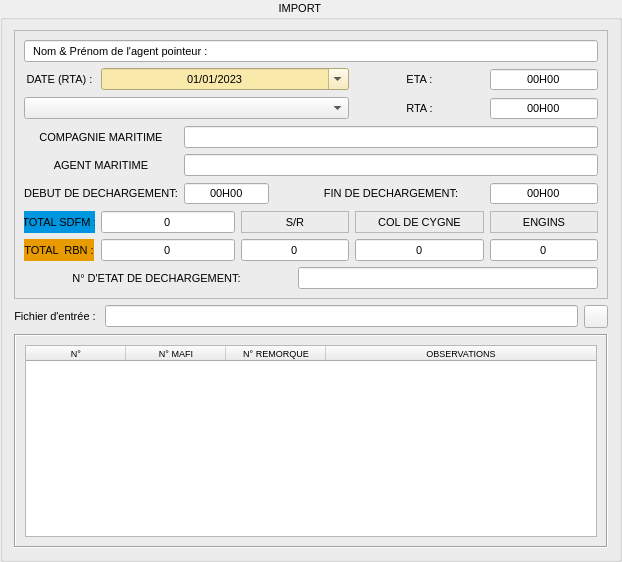
        <widget class="QGroupBox" name="groupBox_3">
         <property name="font">
          <font>
           <family>MS Shell Dlg 2</family>
           <pointsize>8</pointsize>
           <weight>50</weight>
           <bold>false</bold>
          </font>
         </property>
         <property name="styleSheet">
          <string notr="true"/>
         </property>
         <property name="title">
          <string>                                  IMPORT                                         </string>
         </property>
         <property name="alignment">
          <set>Qt::AlignCenter</set>
         </property>
         <property name="flat">
          <bool>false</bool>
         </property>
         <property name="checkable">
          <bool>false</bool>
         </property>
         <layout class="QGridLayout" name="gridLayout_4">
          <item row="0" column="0" colspan="3">
           <widget class="QFrame" name="frame_2">
            <property name="font">
             <font>
              <family>MS Shell Dlg 2</family>
              <pointsize>8</pointsize>
              <weight>50</weight>
              <bold>false</bold>
             </font>
            </property>
            <property name="frameShape">
             <enum>QFrame::StyledPanel</enum>
            </property>
            <property name="frameShadow">
             <enum>QFrame::Sunken</enum>
            </property>
            <layout class="QGridLayout" name="gridLayout_5">
             <item row="6" column="5">
              <widget class="QLabel" name="label_15">
               <property name="frameShape">
                <enum>QFrame::StyledPanel</enum>
               </property>
               <property name="text">
                <string>COL DE CYGNE</string>
               </property>
               <property name="alignment">
                <set>Qt::AlignCenter</set>
               </property>
              </widget>
             </item>
             <item row="2" column="0" colspan="5">
              <widget class="QComboBox" name="comboBox_2">
               <property name="font">
                <font>
                 <family>MS Shell Dlg 2</family>
                 <pointsize>8</pointsize>
                 <weight>50</weight>
                 <bold>false</bold>
                </font>
               </property>
               <property name="maxVisibleItems">
                <number>22</number>
               </property>
               <property name="insertPolicy">
                <enum>QComboBox::InsertAfterCurrent</enum>
               </property>
              </widget>
             </item>
             <item row="6" column="0">
              <widget class="QLabel" name="label_16">
               <property name="minimumSize">
                <size>
                 <width>70</width>
                 <height>0</height>
                </size>
               </property>
               <property name="maximumSize">
                <size>
                 <width>71</width>
                 <height>16777215</height>
                </size>
               </property>
               <property name="styleSheet">
                <string notr="true">background-color: rgb(0, 149, 223);</string>
               </property>
               <property name="text">
                <string>TOTAL SDFM :</string>
               </property>
               <property name="alignment">
                <set>Qt::AlignCenter</set>
               </property>
              </widget>
             </item>
             <item row="5" column="4" colspan="2">
              <widget class="QLabel" name="label_18">
               <property name="text">
                <string>FIN DE DECHARGEMENT:</string>
               </property>
               <property name="alignment">
                <set>Qt::AlignCenter</set>
               </property>
              </widget>
             </item>
             <item row="2" column="5">
              <widget class="QLabel" name="label_19">
               <property name="text">
                <string>RTA :</string>
               </property>
               <property name="alignment">
                <set>Qt::AlignCenter</set>
               </property>
              </widget>
             </item>
             <item row="7" column="6">
              <widget class="QLineEdit" name="lineEdit_8">
               <property name="minimumSize">
                <size>
                 <width>79</width>
                 <height>0</height>
                </size>
               </property>
               <property name="text">
                <string>0</string>
               </property>
               <property name="alignment">
                <set>Qt::AlignCenter</set>
               </property>
               <property name="readOnly">
                <bool>false</bool>
               </property>
              </widget>
             </item>
             <item row="7" column="1" colspan="2">
              <widget class="QLineEdit" name="lineEdit_9">
               <property name="minimumSize">
                <size>
                 <width>58</width>
                 <height>0</height>
                </size>
               </property>
               <property name="text">
                <string>0</string>
               </property>
               <property name="alignment">
                <set>Qt::AlignCenter</set>
               </property>
               <property name="readOnly">
                <bool>false</bool>
               </property>
              </widget>
             </item>
             <item row="5" column="2" colspan="2">
              <widget class="QTimeEdit" name="timeEdit_8">
               <property name="minimumSize">
                <size>
                 <width>85</width>
                 <height>0</height>
                </size>
               </property>
               <property name="maximumSize">
                <size>
                 <width>85</width>
                 <height>16777215</height>
                </size>
               </property>
               <property name="alignment">
                <set>Qt::AlignCenter</set>
               </property>
               <property name="buttonSymbols">
                <enum>QAbstractSpinBox::NoButtons</enum>
               </property>
               <property name="accelerated">
                <bool>false</bool>
               </property>
               <property name="correctionMode">
                <enum>QAbstractSpinBox::CorrectToNearestValue</enum>
               </property>
               <property name="showGroupSeparator" stdset="0">
                <bool>false</bool>
               </property>
               <property name="currentSection">
                <enum>QDateTimeEdit::HourSection</enum>
               </property>
               <property name="displayFormat">
                <string>HH'H'mm</string>
               </property>
               <property name="calendarPopup">
                <bool>false</bool>
               </property>
              </widget>
             </item>
             <item row="0" column="0" colspan="7">
              <widget class="QLineEdit" name="lineEdit_pointeur_import_2">
               <property name="font">
                <font>
                 <family>MS Shell Dlg 2</family>
                 <pointsize>8</pointsize>
                 <weight>50</weight>
                 <bold>false</bold>
                </font>
               </property>
               <property name="text">
                <string>  Nom &amp; Prénom de l'agent pointeur :  </string>
               </property>
               <property name="alignment">
                <set>Qt::AlignLeading|Qt::AlignLeft|Qt::AlignVCenter</set>
               </property>
              </widget>
             </item>
             <item row="4" column="2" colspan="5">
              <widget class="QLineEdit" name="lineEdit_agent_2">
               <property name="minimumSize">
                <size>
                 <width>100</width>
                 <height>0</height>
                </size>
               </property>
               <property name="alignment">
                <set>Qt::AlignCenter</set>
               </property>
               <property name="readOnly">
                <bool>true</bool>
               </property>
              </widget>
             </item>
             <item row="3" column="2" colspan="5">
              <widget class="QLineEdit" name="lineEdit_compagnie_2">
               <property name="minimumSize">
                <size>
                 <width>100</width>
                 <height>0</height>
                </size>
               </property>
               <property name="alignment">
                <set>Qt::AlignCenter</set>
               </property>
               <property name="readOnly">
                <bool>true</bool>
               </property>
              </widget>
             </item>
             <item row="1" column="0">
              <widget class="QLabel" name="label_20">
               <property name="text">
                <string>DATE (RTA) :</string>
               </property>
               <property name="alignment">
                <set>Qt::AlignCenter</set>
               </property>
              </widget>
             </item>
             <item row="6" column="3" colspan="2">
              <widget class="QLabel" name="label_21">
               <property name="frameShape">
                <enum>QFrame::StyledPanel</enum>
               </property>
               <property name="text">
                <string>S/R</string>
               </property>
               <property name="alignment">
                <set>Qt::AlignCenter</set>
               </property>
              </widget>
             </item>
             <item row="8" column="0" colspan="4">
              <widget class="QLabel" name="label_22">
               <property name="font">
                <font>
                 <family>MS Shell Dlg 2</family>
                 <pointsize>8</pointsize>
                 <weight>50</weight>
                 <bold>false</bold>
                </font>
               </property>
               <property name="text">
                <string>N° D'ETAT DE DECHARGEMENT: </string>
               </property>
               <property name="alignment">
                <set>Qt::AlignCenter</set>
               </property>
              </widget>
             </item>
             <item row="2" column="6">
              <widget class="QTimeEdit" name="timeEdit_rta_2">
               <property name="minimumSize">
                <size>
                 <width>85</width>
                 <height>0</height>
                </size>
               </property>
               <property name="alignment">
                <set>Qt::AlignCenter</set>
               </property>
               <property name="buttonSymbols">
                <enum>QAbstractSpinBox::NoButtons</enum>
               </property>
               <property name="accelerated">
                <bool>false</bool>
               </property>
               <property name="correctionMode">
                <enum>QAbstractSpinBox::CorrectToNearestValue</enum>
               </property>
               <property name="showGroupSeparator" stdset="0">
                <bool>false</bool>
               </property>
               <property name="maximumDate">
                <date>
                 <year>2020</year>
                 <month>9</month>
                 <day>14</day>
                </date>
               </property>
               <property name="minimumDate">
                <date>
                 <year>2020</year>
                 <month>9</month>
                 <day>14</day>
                </date>
               </property>
               <property name="currentSection">
                <enum>QDateTimeEdit::HourSection</enum>
               </property>
               <property name="displayFormat">
                <string>HH'H'mm</string>
               </property>
               <property name="calendarPopup">
                <bool>false</bool>
               </property>
               <property name="currentSectionIndex">
                <number>0</number>
               </property>
               <property name="timeSpec">
                <enum>Qt::LocalTime</enum>
               </property>
               <property name="time">
                <time>
                 <hour>0</hour>
                 <minute>0</minute>
                 <second>0</second>
                </time>
               </property>
              </widget>
             </item>
             <item row="7" column="0">
              <widget class="QLabel" name="label_23">
               <property name="minimumSize">
                <size>
                 <width>70</width>
                 <height>0</height>
                </size>
               </property>
               <property name="maximumSize">
                <size>
                 <width>70</width>
                 <height>16777215</height>
                </size>
               </property>
               <property name="styleSheet">
                <string notr="true">background-color: rgb(232, 155, 0);</string>
               </property>
               <property name="text">
                <string>TOTAL  RBN :</string>
               </property>
               <property name="alignment">
                <set>Qt::AlignCenter</set>
               </property>
              </widget>
             </item>
             <item row="6" column="6">
              <widget class="QLabel" name="label_24">
               <property name="frameShape">
                <enum>QFrame::StyledPanel</enum>
               </property>
               <property name="text">
                <string>ENGINS</string>
               </property>
               <property name="alignment">
                <set>Qt::AlignCenter</set>
               </property>
              </widget>
             </item>
             <item row="6" column="1" colspan="2">
              <widget class="QLineEdit" name="lineEdit_10">
               <property name="minimumSize">
                <size>
                 <width>58</width>
                 <height>0</height>
                </size>
               </property>
               <property name="text">
                <string>0</string>
               </property>
               <property name="alignment">
                <set>Qt::AlignCenter</set>
               </property>
               <property name="readOnly">
                <bool>false</bool>
               </property>
              </widget>
             </item>
             <item row="5" column="0" colspan="2">
              <widget class="QLabel" name="label_25">
               <property name="text">
                <string>DEBUT DE DECHARGEMENT:</string>
               </property>
               <property name="alignment">
                <set>Qt::AlignCenter</set>
               </property>
              </widget>
             </item>
             <item row="7" column="3" colspan="2">
              <widget class="QLineEdit" name="lineEdit_11">
               <property name="minimumSize">
                <size>
                 <width>58</width>
                 <height>0</height>
                </size>
               </property>
               <property name="text">
                <string>0</string>
               </property>
               <property name="alignment">
                <set>Qt::AlignCenter</set>
               </property>
               <property name="readOnly">
                <bool>false</bool>
               </property>
              </widget>
             </item>
             <item row="5" column="6">
              <widget class="QTimeEdit" name="timeEdit_9">
               <property name="minimumSize">
                <size>
                 <width>85</width>
                 <height>0</height>
                </size>
               </property>
               <property name="wrapping">
                <bool>false</bool>
               </property>
               <property name="frame">
                <bool>true</bool>
               </property>
               <property name="alignment">
                <set>Qt::AlignCenter</set>
               </property>
               <property name="buttonSymbols">
                <enum>QAbstractSpinBox::NoButtons</enum>
               </property>
               <property name="accelerated">
                <bool>false</bool>
               </property>
               <property name="correctionMode">
                <enum>QAbstractSpinBox::CorrectToNearestValue</enum>
               </property>
               <property name="showGroupSeparator" stdset="0">
                <bool>false</bool>
               </property>
               <property name="currentSection">
                <enum>QDateTimeEdit::HourSection</enum>
               </property>
               <property name="displayFormat">
                <string>HH'H'mm</string>
               </property>
               <property name="calendarPopup">
                <bool>false</bool>
               </property>
              </widget>
             </item>
             <item row="4" column="0" colspan="2">
              <widget class="QLabel" name="label_26">
               <property name="text">
                <string>AGENT MARITIME</string>
               </property>
               <property name="alignment">
                <set>Qt::AlignCenter</set>
               </property>
              </widget>
             </item>
             <item row="3" column="0" colspan="2">
              <widget class="QLabel" name="label_27">
               <property name="text">
                <string>COMPAGNIE MARITIME</string>
               </property>
               <property name="alignment">
                <set>Qt::AlignCenter</set>
               </property>
              </widget>
             </item>
             <item row="7" column="5">
              <widget class="QLineEdit" name="lineEdit_12">
               <property name="minimumSize">
                <size>
                 <width>74</width>
                 <height>0</height>
                </size>
               </property>
               <property name="text">
                <string>0</string>
               </property>
               <property name="alignment">
                <set>Qt::AlignCenter</set>
               </property>
               <property name="readOnly">
                <bool>false</bool>
               </property>
              </widget>
             </item>
             <item row="1" column="5">
              <widget class="QLabel" name="label_28">
               <property name="text">
                <string>ETA :</string>
               </property>
               <property name="alignment">
                <set>Qt::AlignCenter</set>
               </property>
              </widget>
             </item>
             <item row="1" column="1" colspan="4">
              <widget class="QDateEdit" name="dateEdit_rta_2">
               <property name="font">
                <font>
                 <family>MS Shell Dlg 2</family>
                 <pointsize>8</pointsize>
                 <weight>50</weight>
                 <bold>false</bold>
                </font>
               </property>
               <property name="styleSheet">
                <string notr="true">background-color: rgb(249, 233, 170);</string>
               </property>
               <property name="locale">
                <locale language="French" country="France"/>
               </property>
               <property name="alignment">
                <set>Qt::AlignCenter</set>
               </property>
               <property name="displayFormat">
                <string>dd/MM/yyyy</string>
               </property>
               <property name="calendarPopup">
                <bool>true</bool>
               </property>
               <property name="timeSpec">
                <enum>Qt::LocalTime</enum>
               </property>
               <property name="date">
                <date>
                 <year>2023</year>
                 <month>1</month>
                 <day>1</day>
                </date>
               </property>
              </widget>
             </item>
             <item row="1" column="6">
              <widget class="QTimeEdit" name="timeEdit_eta_2">
               <property name="minimumSize">
                <size>
                 <width>70</width>
                 <height>0</height>
                </size>
               </property>
               <property name="alignment">
                <set>Qt::AlignCenter</set>
               </property>
               <property name="buttonSymbols">
                <enum>QAbstractSpinBox::NoButtons</enum>
               </property>
               <property name="accelerated">
                <bool>false</bool>
               </property>
               <property name="correctionMode">
                <enum>QAbstractSpinBox::CorrectToNearestValue</enum>
               </property>
               <property name="showGroupSeparator" stdset="0">
                <bool>false</bool>
               </property>
               <property name="currentSection">
                <enum>QDateTimeEdit::HourSection</enum>
               </property>
               <property name="displayFormat">
                <string>HH'H'mm</string>
               </property>
               <property name="calendarPopup">
                <bool>false</bool>
               </property>
              </widget>
             </item>
             <item row="8" column="4" colspan="3">
              <widget class="QLineEdit" name="lineEdit_17">
               <property name="text">
                <string/>
               </property>
              </widget>
             </item>
            </layout>
           </widget>
          </item>
          <item row="1" column="0">
           <widget class="QLabel" name="label_29">
            <property name="font">
             <font>
              <family>MS Shell Dlg 2</family>
              <pointsize>8</pointsize>
              <weight>50</weight>
              <bold>false</bold>
             </font>
            </property>
            <property name="frameShape">
             <enum>QFrame::NoFrame</enum>
            </property>
            <property name="frameShadow">
             <enum>QFrame::Raised</enum>
            </property>
            <property name="text">
             <string>Fichier d'entrée : </string>
            </property>
            <property name="alignment">
             <set>Qt::AlignCenter</set>
            </property>
           </widget>
          </item>
          <item row="1" column="1">
           <widget class="QLineEdit" name="lineEdit_13">
            <property name="font">
             <font>
              <family>MS Shell Dlg 2</family>
              <pointsize>8</pointsize>
              <weight>50</weight>
              <bold>false</bold>
             </font>
            </property>
            <property name="alignment">
             <set>Qt::AlignCenter</set>
            </property>
            <property name="readOnly">
             <bool>true</bool>
            </property>
           </widget>
          </item>
          <item row="1" column="2">
           <widget class="QToolButton" name="toolButton_2">
            <property name="toolTip">
             <string>selectioner le fichier excel telecherger ou systeme</string>
            </property>
            <property name="text">
             <string/>
            </property>
            <property name="icon">
             <iconset>
              <normaloff>../img/exceller.png</normaloff>../img/exceller.png</iconset>
            </property>
            <property name="iconSize">
             <size>
              <width>16</width>
              <height>16</height>
             </size>
            </property>
           </widget>
          </item>
          <item row="2" column="0" colspan="3">
           <widget class="QFrame" name="frame_7">
            <property name="font">
             <font>
              <family>MS Shell Dlg 2</family>
              <pointsize>7</pointsize>
              <weight>50</weight>
              <bold>false</bold>
             </font>
            </property>
            <property name="styleSheet">
             <string notr="true"/>
            </property>
            <property name="frameShape">
             <enum>QFrame::Box</enum>
            </property>
            <property name="frameShadow">
             <enum>QFrame::Sunken</enum>
            </property>
            <layout class="QGridLayout" name="gridLayout_6">
             <item row="0" column="0">
              <widget class="QTableWidget" name="tableWidget_2">
               <property name="mouseTracking">
                <bool>false</bool>
               </property>
               <property name="tabletTracking">
                <bool>false</bool>
               </property>
               <property name="focusPolicy">
                <enum>Qt::NoFocus</enum>
               </property>
               <property name="acceptDrops">
                <bool>true</bool>
               </property>
               <property name="whatsThis">
                <string/>
               </property>
               <property name="layoutDirection">
                <enum>Qt::LeftToRight</enum>
               </property>
               <property name="autoFillBackground">
                <bool>false</bool>
               </property>
               <property name="frameShape">
                <enum>QFrame::StyledPanel</enum>
               </property>
               <property name="frameShadow">
                <enum>QFrame::Plain</enum>
               </property>
               <property name="lineWidth">
                <number>0</number>
               </property>
               <property name="midLineWidth">
                <number>0</number>
               </property>
               <property name="verticalScrollBarPolicy">
                <enum>Qt::ScrollBarAsNeeded</enum>
               </property>
               <property name="horizontalScrollBarPolicy">
                <enum>Qt::ScrollBarAsNeeded</enum>
               </property>
               <property name="sizeAdjustPolicy">
                <enum>QAbstractScrollArea::AdjustIgnored</enum>
               </property>
               <property name="autoScroll">
                <bool>true</bool>
               </property>
               <property name="tabKeyNavigation">
                <bool>true</bool>
               </property>
               <property name="showDropIndicator" stdset="0">
                <bool>true</bool>
               </property>
               <property name="dragEnabled">
                <bool>true</bool>
               </property>
               <property name="dragDropOverwriteMode">
                <bool>true</bool>
               </property>
               <property name="dragDropMode">
                <enum>QAbstractItemView::NoDragDrop</enum>
               </property>
               <property name="defaultDropAction">
                <enum>Qt::CopyAction</enum>
               </property>
               <property name="alternatingRowColors">
                <bool>false</bool>
               </property>
               <property name="selectionMode">
                <enum>QAbstractItemView::NoSelection</enum>
               </property>
               <property name="selectionBehavior">
                <enum>QAbstractItemView::SelectRows</enum>
               </property>
               <property name="textElideMode">
                <enum>Qt::ElideLeft</enum>
               </property>
               <property name="showGrid">
                <bool>true</bool>
               </property>
               <property name="gridStyle">
                <enum>Qt::NoPen</enum>
               </property>
               <property name="sortingEnabled">
                <bool>false</bool>
               </property>
               <property name="rowCount">
                <number>0</number>
               </property>
               <attribute name="horizontalHeaderCascadingSectionResizes">
                <bool>false</bool>
               </attribute>
               <attribute name="horizontalHeaderHighlightSections">
                <bool>true</bool>
               </attribute>
               <attribute name="horizontalHeaderShowSortIndicator" stdset="0">
                <bool>false</bool>
               </attribute>
               <attribute name="horizontalHeaderStretchLastSection">
                <bool>true</bool>
               </attribute>
               <attribute name="verticalHeaderCascadingSectionResizes">
                <bool>false</bool>
               </attribute>
               <column>
                <property name="text">
                 <string>N°</string>
                </property>
                <property name="textAlignment">
                 <set>AlignCenter</set>
                </property>
               </column>
               <column>
                <property name="text">
                 <string>N° MAFI</string>
                </property>
                <property name="toolTip">
                 <string>n de mafi tractionaire</string>
                </property>
                <property name="textAlignment">
                 <set>AlignCenter</set>
                </property>
               </column>
               <column>
                <property name="text">
                 <string>N° REMORQUE</string>
                </property>
                <property name="textAlignment">
                 <set>AlignCenter</set>
                </property>
               </column>
               <column>
                <property name="text">
                 <string>OBSERVATIONS</string>
                </property>
                <property name="textAlignment">
                 <set>AlignCenter</set>
                </property>
               </column>
              </widget>
             </item>
            </layout>
           </widget>
          </item>
         </layout>
        </widget>
